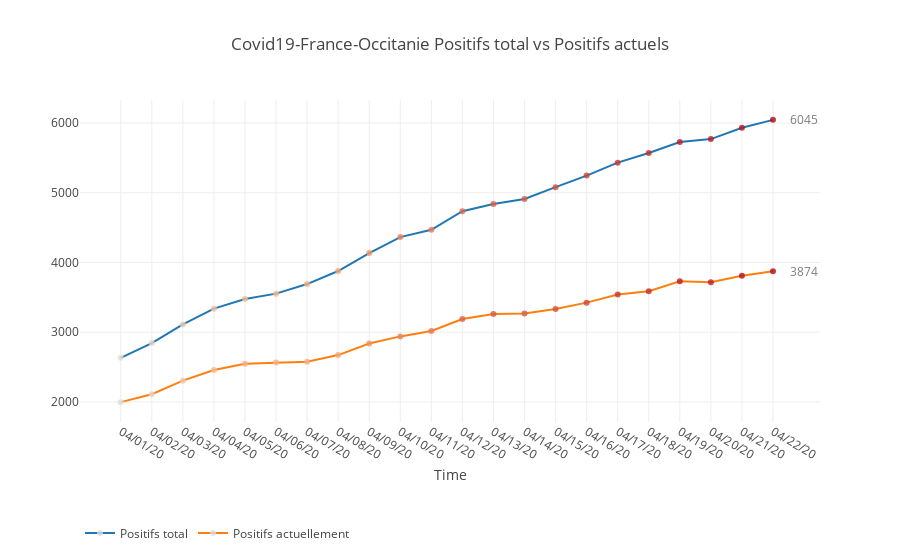

Notebook cell for this chart:
### Code cell
trace1, annotations1 = create_2d_plot(plot_df=df, x_name="Date", y_name="Positifs total")
trace2, annotations2 = create_2d_plot(plot_df=df, x_name="Date", y_name="Positifs actuellement")

data = [trace1, trace2]

annotations = [annotations1[len(annotations1) - 1]] + [annotations2[len(annotations2) - 1]]

layout = go.Layout(
    title=f"Covid19-France-Occitanie Positifs total vs Positifs actuels",
    xaxis=dict(title="Time"),
    legend=dict(orientation="h", y = -0.3, yanchor="top"),
    annotations=annotations,
    showlegend=True,
) 
fig = go.Figure(data=data, layout=layout)
    
iplot(fig, filename="covid19-Occitanie")

### Figure 1 — Plotly figure (JSON) as saved in the notebook; plotly's stock layout.template omitted (floating-point values rounded to 4 significant figures)
{"data": [{"marker": {"color": [2633, 2844, 3112, 3338, 3476, 3553, 3690, 3877, 4134, 4364, 4468, 4735, 4838, 4911, 5080, 5246, 5431, 5570, 5727, 5769, 5932, 6045], "opacity": 0.8, "size": 6}, "mode": "lines+markers", "name": "Positifs total", "type": "scatter", "uid": "58d1d61d-d6ea-45e8-a695-92971eb8e25c", "x": ["04/01/20", "04/02/20", "04/03/20", "04/04/20", "04/05/20", "04/06/20", "04/07/20", "04/08/20", "04/09/20", "04/10/20", "04/11/20", "04/12/20", "04/13/20", "04/14/20", "04/15/20", "04/16/20", "04/17/20", "04/18/20", "04/19/20", "04/20/20", "04/21/20", "04/22/20"], "y": [2633, 2844, 3112, 3338, 3476, 3553, 3690, 3877, 4134, 4364, 4468, 4735, 4838, 4911, 5080, 5246, 5431, 5570, 5727, 5769, 5932, 6045]}, {"marker": {"color": [1997, 2111, 2305, 2459, 2546, 2566, 2576, 2672, 2837, 2940, 3017, 3190, 3261, 3268, 3332, 3424, 3540, 3588, 3731, 3715, 3811, 3874], "opacity": 0.8, "size": 6}, "mode": "lines+markers", "name": "Positifs actuellement", "type": "scatter", "uid": "c6f5148a-eec8-485a-9de4-3b3899362c8f", "x": ["04/01/20", "04/02/20", "04/03/20", "04/04/20", "04/05/20", "04/06/20", "04/07/20", "04/08/20", "04/09/20", "04/10/20", "04/11/20", "04/12/20", "04/13/20", "04/14/20", "04/15/20", "04/16/20", "04/17/20", "04/18/20", "04/19/20", "04/20/20", "04/21/20", "04/22/20"], "y": [1997, 2111, 2305, 2459, 2546, 2566, 2576, 2672, 2837, 2940, 3017, 3190, 3261, 3268, 3332, 3424, 3540, 3588, 3731, 3715, 3811, 3874]}], "layout": {"annotations": [{"opacity": 0.7, "showarrow": false, "text": "6045", "x": "04/22/20", "xanchor": "left", "xshift": 15, "y": 6045}, {"opacity": 0.7, "showarrow": false, "text": "3874", "x": "04/22/20", "xanchor": "left", "xshift": 15, "y": 3874}], "legend": {"orientation": "h", "y": -0.3, "yanchor": "top"}, "showlegend": true, "title": {"text": "Covid19-France-Occitanie Positifs total vs Positifs actuels"}, "xaxis": {"title": {"text": "Time"}}}}
